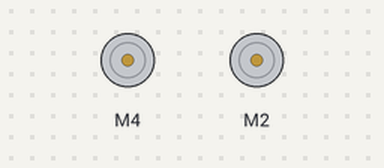
Recording of a sketch running on a simulated Arduino Uno, built with avr-gcc and run on an emulated ATmega328P. On the bench: 2 × DC motor (green arrow = forward, orange = backward, longer = faster).

Above: at 10.7 s.
Timing chart, 0 to 14.6 s (numbered marks = the images above):
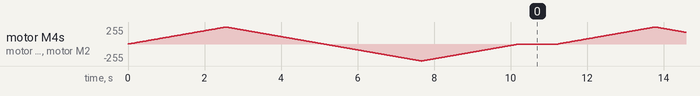

The sketch:

F18G_2WD_L293D.ino
```cpp
#include <AFMotor.h>

AF_DCMotor motorfrontright(4);
AF_DCMotor motorfrontleft(2);

void setup()
{
  //Set initial speed of the motor & stop
  motorfrontright.setSpeed(200);
  motorfrontleft.setSpeed(200);
  motorfrontright.run(RELEASE);
  motorfrontleft.run(RELEASE);
}

void loop()
{
  uint8_t i;

  // Turn on motor
  motorfrontright.run(FORWARD);
  motorfrontleft.run(FORWARD);

  // Accelerate from zero to maximum speed
  for (i=0; i<255; i++)
  {
    motorfrontright.setSpeed(i);
    motorfrontleft.setSpeed(i);
    delay(10);
  }

  // Decelerate from maximum speed to zero
  for (i=255; i!=0; i--)
  {
    motorfrontright.setSpeed(i);
    motorfrontleft.setSpeed(i);
    delay(10);
  }

  // Now change motor direction
  motorfrontright.run(BACKWARD);
  motorfrontleft.run(BACKWARD);

  // Accelerate from zero to maximum speed
  for (i=0; i<255; i++)
  {
    motorfrontright.setSpeed(i);
    motorfrontleft.setSpeed(i);
    delay(10);
  }

  // Decelerate from maximum speed to zero
  for (i=255; i!=0; i--)
  {
    motorfrontright.setSpeed(i);
    motorfrontleft.setSpeed(i);
    delay(10);
  }

  // Now turn off motor
  motorfrontright.run(RELEASE);
  motorfrontleft.run(RELEASE);
  delay(1000);
}
```
